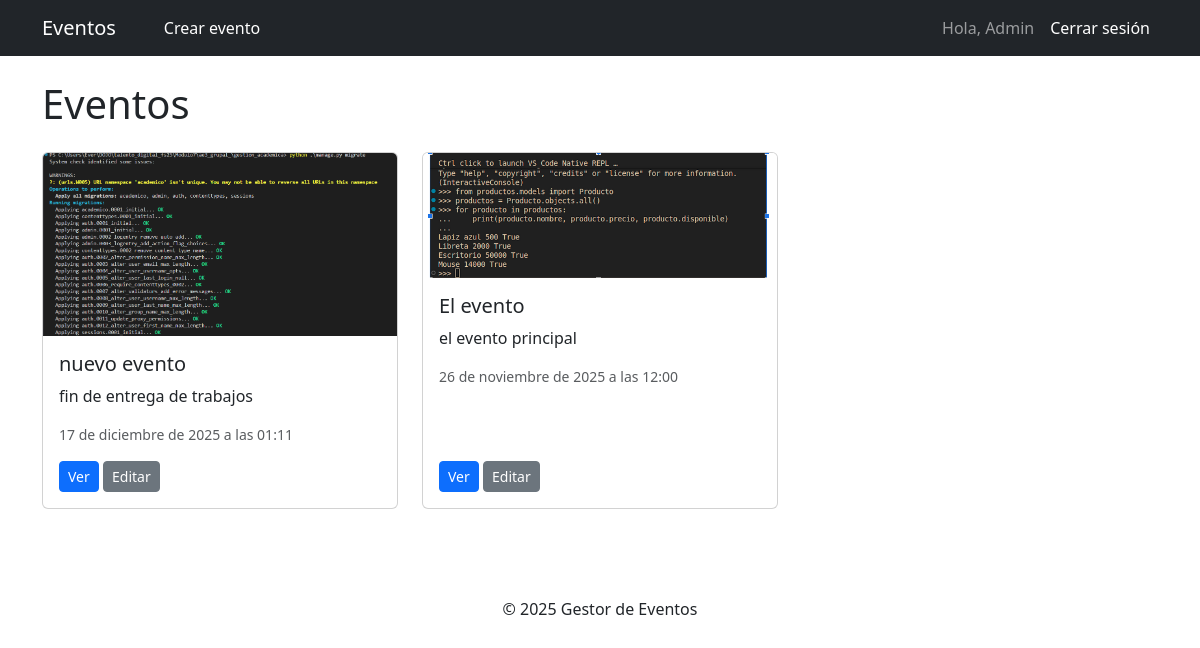
The app's page / (signed in) with its own data.
### eventos/models.py (models this page shows, shortened)
class Event(models.Model):
    TIPO_CHOICES = [
        ("conf", "Conferencia"),
        ("conc", "Concierto"),
        ("sem", "Seminario"),
        ("otro", "Otro"),
    ]
    titulo = models.CharField(max_length=200)
    descripcion = models.TextField()
    fecha = models.DateTimeField()
    lugar = models.CharField(max_length=200, blank=True)
    tipo = models.CharField(max_length=10, choices=TIPO_CHOICES, default="otro")
    privado = models.BooleanField(default=False)
    organizador = models.ForeignKey(
        User, on_delete=models.SET_NULL, null=True, blank=True, related_name="eventos_organizados"
    )
    participantes = models.ManyToManyField(User, related_name="eventos_asistidos", blank=True)
    imagen = models.ImageField(upload_to="eventos/", null=True, blank=True)
    creado = models.DateTimeField(auto_now_add=True)
    actualizado = models.DateTimeField(auto_now=True)
    class Meta:
        permissions = [
            ("can_view_private", "Puede ver eventos privados"),
        ]

### eventos/views.py (the view)
# urls.py: path("", EventListView.as_view(), name="listado"),
class EventListView(ListView):
    model = Event
    template_name = "eventos/event_list.html"
    context_object_name = "eventos"
    paginate_by = 10
    def get_queryset(self):
        qs = Event.objects.order_by("-fecha")
        user = self.request.user
        if user.is_authenticated:
            if user.is_superuser or user.has_perm("eventos.can_view_private"):
                return qs
            return qs.filter(
                dj_models.Q(privado=False)
                | dj_models.Q(organizador=user)
                | dj_models.Q(participantes=user)
            )
        return qs.filter(privado=False)

### eventos/templates/eventos/event_list.html (shortened to what this page needs)
{% extends "base.html" %}
{% block content %}
<div class="d-flex justify-content-between align-items-center mb-3">
  <h1>Eventos</h1>
</div>
<div class="row">
  {% for evento in eventos %}
    <div class="col-md-4 mb-3">
      <div class="card h-100">
        {% if evento.imagen %}
          <img src="{{ evento.imagen.url }}" class="card-img-top">
        {% endif %}
        <div class="card-body d-flex flex-column">
          <h5 class="card-title">{{ evento.titulo }}</h5>
          <p class="card-text text-truncate">{{ evento.descripcion }}</p>
          <p class="small text-muted">{{ evento.fecha }}</p>
          <div class="mt-auto">
            <a class="btn btn-primary btn-sm" href="{% url 'eventos:detalle' evento.pk %}">Ver</a>
            {% if puede_editar or evento.organizador == user %}
              <a class="btn btn-secondary btn-sm" href="{% url 'eventos:editar' evento.pk %}">Editar</a>
            {% endif %}
          </div>
        </div>
      </div>
    </div>
  {% empty %}
    <p>No hay eventos disponibles.</p>
  {% endfor %}
</div>
{% endblock %}

### templates/base.html (shortened to what this page needs)
<!DOCTYPE html>
<html lang="es">
  <head>
    <link
      href="https://cdn.jsdelivr.net/npm/bootstrap@5.3.0/dist/css/bootstrap.min.css"
      rel="stylesheet"
    />
  </head>
  <body>
    <nav class="navbar navbar-expand-lg navbar-dark bg-dark">
      <div class="container">
        <a class="navbar-brand" href="{% url 'eventos:listado' %}">Eventos</a>
  <a class="nav-link btn btn-success text-white ms-3 px-3 py-1" href="{% url 'eventos:crear' %}">
    Crear evento
  </a>
        <div class="navbar-nav ms-auto">
  {% if user.is_authenticated %}
    <span class="navbar-text me-2">Hola, {{ user.username }}</span>
    <form action="{% url 'logout' %}" method="post" class="d-inline">
      <button type="submit" class="nav-link btn btn-link p-1 m-1" style="color: #fff; text-decoration: none;">
        Cerrar sesión
      </button>
    </form>
  {% else %}
    <a class="nav-link" href="{% url 'login' %}">Iniciar sesión</a>
  {% endif %}
</div>
    </nav>
    <div class="container mt-4">
       {% block content %}{% endblock %}
    </div>
    <footer class="text-center py-4 mt-5">© 2025 Gestor de Eventos</footer>
  </body>
</html>

### records on screen
Event: imagen (picture), titulo "nuevo evento", descripcion "fin de entrega de trabajos", fecha "17 de diciembre de 2025 a las 01:11", shows "Editar"
Event: imagen (picture), titulo "El evento", descripcion "el evento principal", fecha "26 de noviembre de 2025 a las 12:00", shows "Editar"

### other values on screen
{{ user.username }} "Admin"
